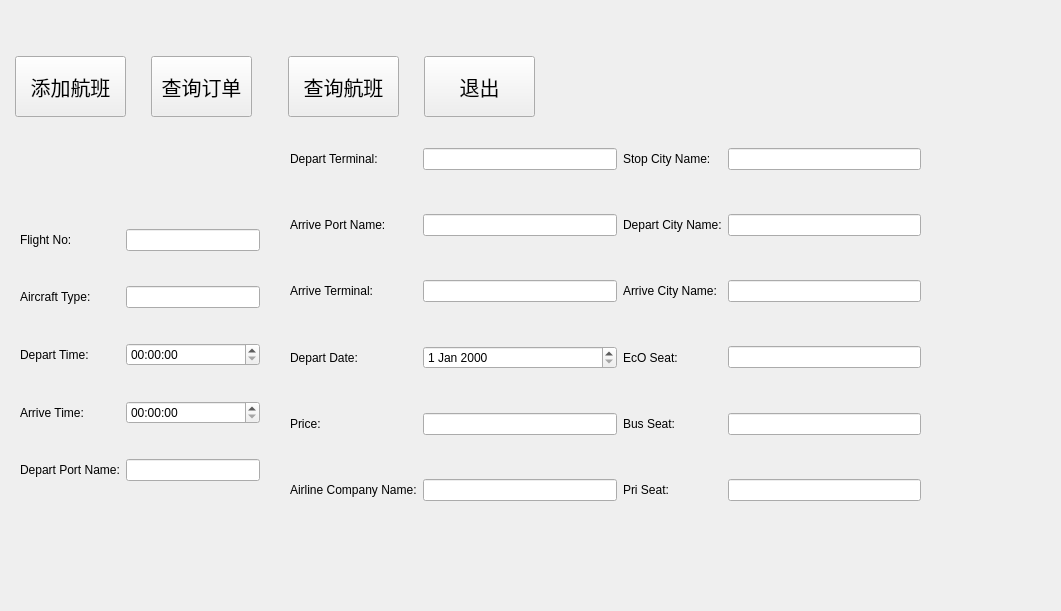
<?xml version="1.0" encoding="UTF-8"?>
<ui version="4.0">
 <class>Form</class>
 <widget class="QWidget" name="Form">
  <property name="geometry">
   <rect>
    <x>0</x>
    <y>0</y>
    <width>1061</width>
    <height>611</height>
   </rect>
  </property>
  <property name="windowTitle">
   <string>Form</string>
  </property>
  <widget class="QPushButton" name="pushButton">
   <property name="geometry">
    <rect>
     <x>151</x>
     <y>56</y>
     <width>101</width>
     <height>61</height>
    </rect>
   </property>
   <property name="font">
    <font>
     <family>幼圆</family>
     <pointsize>15</pointsize>
    </font>
   </property>
   <property name="text">
    <string>查询订单</string>
   </property>
  </widget>
  <widget class="QPushButton" name="pushButton_2">
   <property name="geometry">
    <rect>
     <x>15</x>
     <y>56</y>
     <width>111</width>
     <height>61</height>
    </rect>
   </property>
   <property name="font">
    <font>
     <family>幼圆</family>
     <pointsize>15</pointsize>
    </font>
   </property>
   <property name="text">
    <string>添加航班</string>
   </property>
  </widget>
  <widget class="QPushButton" name="pushButton_3">
   <property name="geometry">
    <rect>
     <x>288</x>
     <y>56</y>
     <width>111</width>
     <height>61</height>
    </rect>
   </property>
   <property name="font">
    <font>
     <family>幼圆</family>
     <pointsize>15</pointsize>
    </font>
   </property>
   <property name="text">
    <string>查询航班</string>
   </property>
  </widget>
  <widget class="QPushButton" name="pushButton_4">
   <property name="geometry">
    <rect>
     <x>424</x>
     <y>56</y>
     <width>111</width>
     <height>61</height>
    </rect>
   </property>
   <property name="font">
    <font>
     <family>幼圆</family>
     <pointsize>15</pointsize>
    </font>
   </property>
   <property name="text">
    <string>退出</string>
   </property>
  </widget>
  <widget class="QWidget" name="">
   <property name="geometry">
    <rect>
     <x>290</x>
     <y>110</y>
     <width>631</width>
     <height>431</height>
    </rect>
   </property>
   <layout class="QGridLayout" name="gridLayout">
    <item row="0" column="0">
     <widget class="QLabel" name="label_5">
      <property name="text">
       <string>Depart Terminal:</string>
      </property>
     </widget>
    </item>
    <item row="0" column="1">
     <widget class="QLineEdit" name="lineEdit_4"/>
    </item>
    <item row="0" column="2">
     <widget class="QLabel" name="label_6">
      <property name="text">
       <string>Stop City Name:</string>
      </property>
     </widget>
    </item>
    <item row="0" column="3">
     <widget class="QLineEdit" name="lineEdit_9"/>
    </item>
    <item row="1" column="0">
     <widget class="QLabel" name="label">
      <property name="text">
       <string>Arrive Port Name:</string>
      </property>
     </widget>
    </item>
    <item row="1" column="1">
     <widget class="QLineEdit" name="lineEdit_5"/>
    </item>
    <item row="1" column="2">
     <widget class="QLabel" name="label_11">
      <property name="text">
       <string>Depart City Name:</string>
      </property>
     </widget>
    </item>
    <item row="1" column="3">
     <widget class="QLineEdit" name="lineEdit_10"/>
    </item>
    <item row="2" column="0">
     <widget class="QLabel" name="label_3">
      <property name="text">
       <string>Arrive Terminal:</string>
      </property>
     </widget>
    </item>
    <item row="2" column="1">
     <widget class="QLineEdit" name="lineEdit_6"/>
    </item>
    <item row="2" column="2">
     <widget class="QLabel" name="label_10">
      <property name="text">
       <string>Arrive City Name:</string>
      </property>
     </widget>
    </item>
    <item row="2" column="3">
     <widget class="QLineEdit" name="lineEdit_11"/>
    </item>
    <item row="3" column="0">
     <widget class="QLabel" name="label_14">
      <property name="text">
       <string>Depart Date:</string>
      </property>
     </widget>
    </item>
    <item row="3" column="1">
     <widget class="QDateEdit" name="dateEdit"/>
    </item>
    <item row="3" column="2">
     <widget class="QLabel" name="label_12">
      <property name="text">
       <string>EcO Seat:</string>
      </property>
     </widget>
    </item>
    <item row="3" column="3">
     <widget class="QLineEdit" name="lineEdit_12"/>
    </item>
    <item row="4" column="0">
     <widget class="QLabel" name="label_17">
      <property name="text">
       <string>Price:</string>
      </property>
     </widget>
    </item>
    <item row="4" column="1">
     <widget class="QLineEdit" name="lineEdit_7"/>
    </item>
    <item row="4" column="2">
     <widget class="QLabel" name="label_15">
      <property name="text">
       <string>Bus Seat:</string>
      </property>
     </widget>
    </item>
    <item row="4" column="3">
     <widget class="QLineEdit" name="lineEdit_13"/>
    </item>
    <item row="5" column="0">
     <widget class="QLabel" name="label_4">
      <property name="text">
       <string>Airline Company Name:</string>
      </property>
     </widget>
    </item>
    <item row="5" column="1">
     <widget class="QLineEdit" name="lineEdit_8"/>
    </item>
    <item row="5" column="2">
     <widget class="QLabel" name="label_9">
      <property name="text">
       <string>Pri Seat:</string>
      </property>
     </widget>
    </item>
    <item row="5" column="3">
     <widget class="QLineEdit" name="lineEdit_14"/>
    </item>
   </layout>
  </widget>
  <widget class="QWidget" name="">
   <property name="geometry">
    <rect>
     <x>20</x>
     <y>200</y>
     <width>240</width>
     <height>311</height>
    </rect>
   </property>
   <layout class="QGridLayout" name="gridLayout_2">
    <item row="0" column="0">
     <widget class="QLabel" name="label_7">
      <property name="text">
       <string>Flight No:</string>
      </property>
     </widget>
    </item>
    <item row="0" column="1">
     <widget class="QLineEdit" name="lineEdit">
      <property name="text">
       <string/>
      </property>
     </widget>
    </item>
    <item row="1" column="0">
     <widget class="QLabel" name="label_2">
      <property name="text">
       <string>Aircraft Type:</string>
      </property>
     </widget>
    </item>
    <item row="1" column="1">
     <widget class="QLineEdit" name="lineEdit_2">
      <property name="text">
       <string/>
      </property>
     </widget>
    </item>
    <item row="2" column="0">
     <widget class="QLabel" name="label_8">
      <property name="text">
       <string>Depart Time:</string>
      </property>
     </widget>
    </item>
    <item row="2" column="1">
     <widget class="QTimeEdit" name="timeEdit"/>
    </item>
    <item row="3" column="0">
     <widget class="QLabel" name="label_13">
      <property name="text">
       <string>Arrive Time:</string>
      </property>
     </widget>
    </item>
    <item row="3" column="1">
     <widget class="QTimeEdit" name="timeEdit_2"/>
    </item>
    <item row="4" column="0">
     <widget class="QLabel" name="label_16">
      <property name="text">
       <string>Depart Port Name:</string>
      </property>
     </widget>
    </item>
    <item row="4" column="1">
     <widget class="QLineEdit" name="lineEdit_3">
      <property name="text">
       <string/>
      </property>
     </widget>
    </item>
   </layout>
  </widget>
 </widget>
 <resources/>
 <connections/>
</ui>
